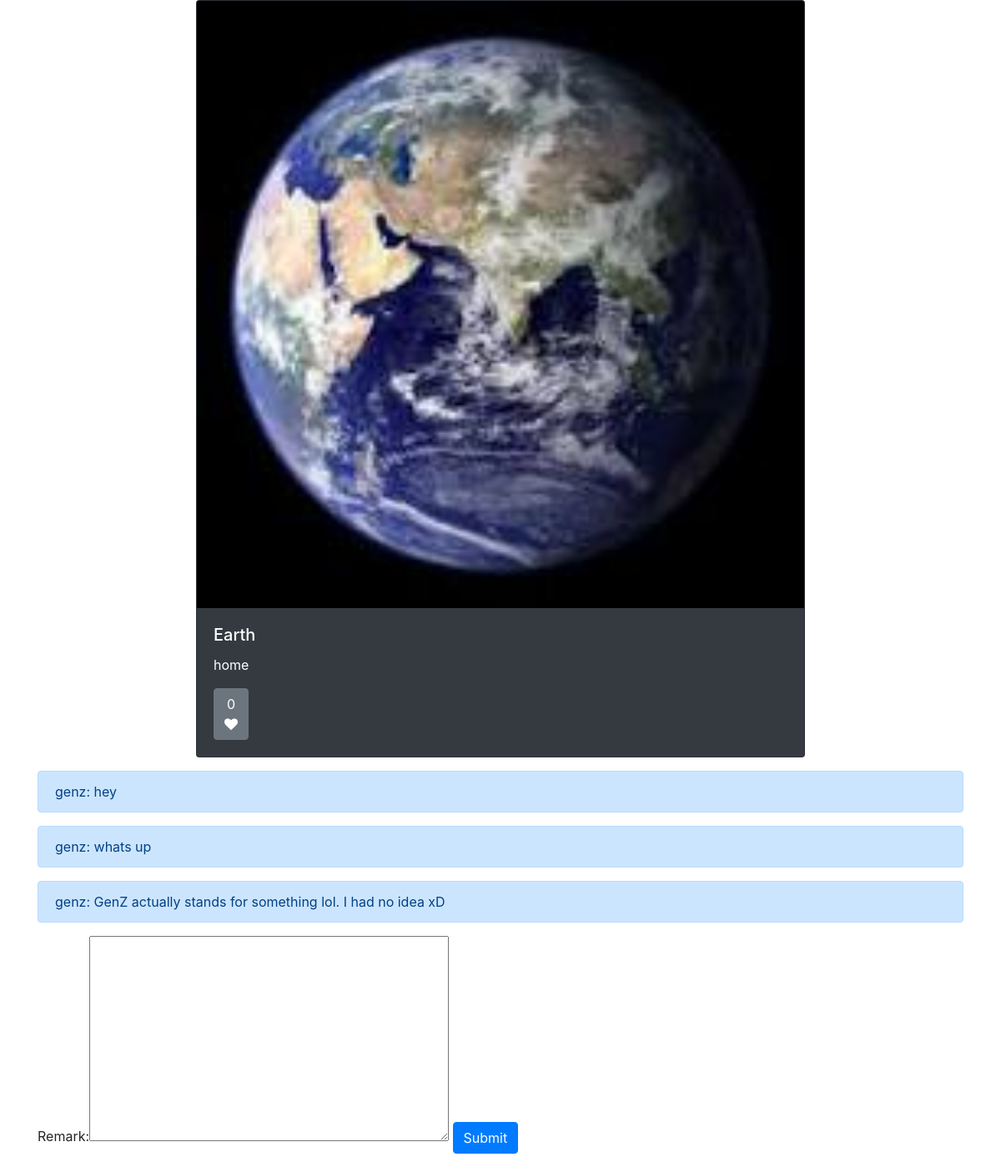
The page /home/detail/8/ on the database its author committed.
### post/models.py (models this page shows, shortened)
class Post(models.Model):
    author = models.ForeignKey(User, on_delete=models.CASCADE, default=1)
    title = models.CharField(max_length=255)
    photo = models.ImageField(null=True, blank=True)
    content = models.TextField()
    updated = models.DateTimeField(auto_now=True, auto_now_add=False)
    created = models.DateTimeField(auto_now=False, auto_now_add=True)

class Comment(models.Model):
	timestamp = models.DateTimeField(auto_now_add=True)
	user = models.ForeignKey(User, on_delete=models.CASCADE)
	post = models.ForeignKey(Post, on_delete=models.CASCADE)
	remark = models.TextField()

### post/views.py (the view, shortened to what this page needs)
# urls.py: path('detail/<int:post_id>/', views.post_detail, name = 'detail'),
def post_detail(request, post_id):
	post = Post.objects.get(id= post_id)
	form = CommentForm()
	liked = False
	if request.user.is_authenticated:
		if Like.objects.filter(post=post, user=request.user).exists():
			liked = True
	post_like_count = Like.objects.filter(post=post).count()
	comments = Comment.objects.filter(post=post).order_by("timestamp")
	context = {
	"form": form,
	"post" : post,
	"liked" : liked,
	"count" : post_like_count,
	"comments": comments,
	}
	return render(request, 'detail.html', context)

### post/forms.py
class CommentForm(forms.ModelForm):
	class Meta:
		model = Comment
		fields = ['remark']

### post/templates/detail.html (shortened to what this page needs)
{% extends "base.html" %}
{% block content %}
<div class= "row ">
	<div class="col-sm-8 offset-sm-2">
		<div class="card text-white bg-dark">
		  <img class="card-img-top" src="{{post.photo.url}}" alt="Card image cap">
		  <div class="card-body">
		    <h5 class="card-title">{{post.title}}</h5>
		    <p class="card-text">{{post.content}}</p>
		    <button class="btn btn-secondary" onclick="like_button()">
		    	<div id= "like-count">{{count}}</div>
		    	<i id= "like-heart" class="fa fa-heart {% if liked %} text-danger {% endif %}" aria-hidden="true"> </i>
		    </button>
		  </div>
		</div>
	</div>
</div>
  <p class="card-text">
        {% for comment in comments %}
            <div class = "alert alert-primary"> {{comment.user}}: {{comment.remark}}</div>
        {% endfor %}
    </p>
    <p class="card-text">
        <form accept="{% url 'detail' post_id=post.id %}" method="POST">
            {{form}}
        <input type="submit" class="btn btn-primary" value="Submit">
    </form>
</p>
{% endblock content %}

### rows shown on the page
Post: photo (picture), title "Earth", content "home"
Comment: user "genz", remark "hey"
Comment: user "genz", remark "whats up"
Comment: user "genz", remark "GenZ actually stands for something lol. I had no idea xD"

### other values the page prints
{{ count }} "0"
